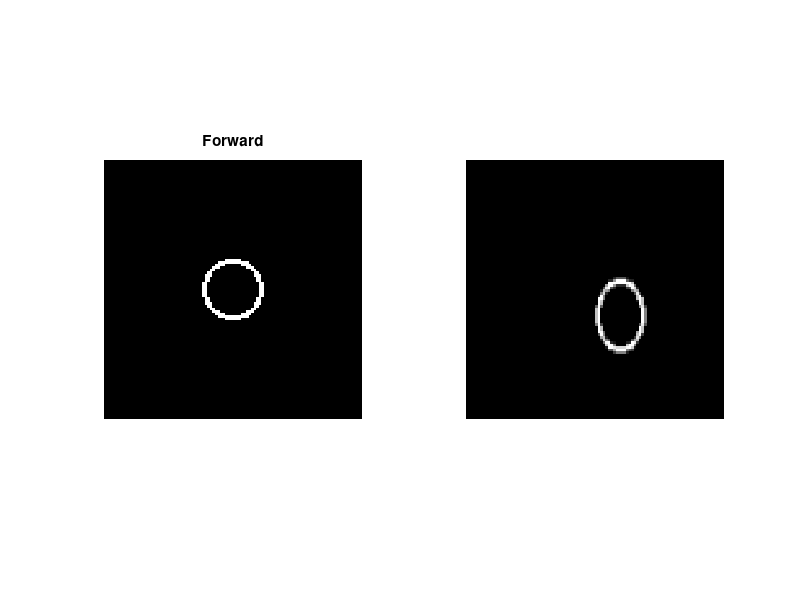
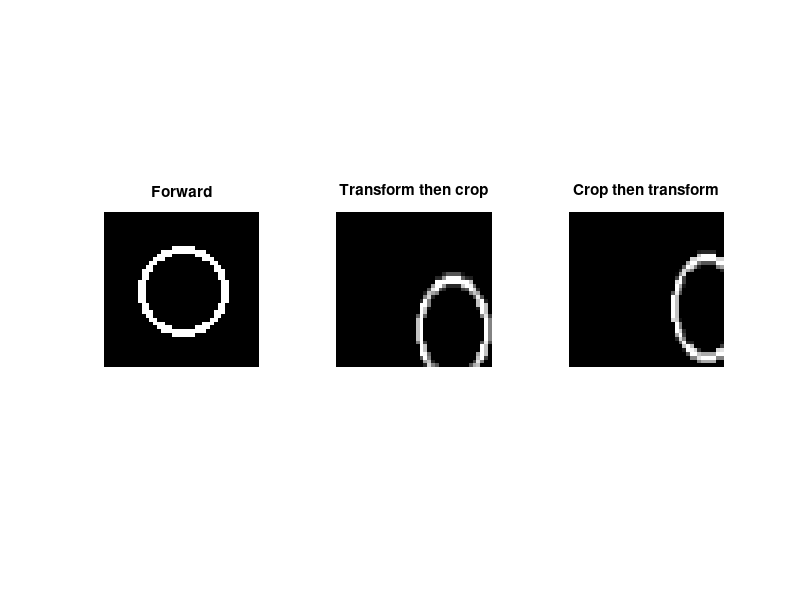

Source code (MATLAB) for these figures, in order: (Note: this script raises an error after producing the figures.)
function test_registration_sub_img
% Try to register a portion of an image and apply the transform matrix to
% the whole image

% By Daniel Golden (dgolden1 at stanford dot edu) August 2012
% $Id$

%% Setup
close all;

%% Make original image
x = (1:100) - 50.5;
y = x;

[X, Y] = meshgrid(x, y);
R = sqrt(X.^2 + Y.^2);

im1 = zeros(size(R));
im1(R > 10 & R < 12) = 1;

%% Make translated image
xform = [0.8 0 0
         0 1.2 0
         20 0 1];
tform = maketform('affine', xform);

im2 = imtransform(im1, tform, 'XData', [1 size(im1, 2)], 'YData', [1 size(im1, 1)]);

%% Plot
figure
s(1) = subplot(1, 2, 1);
imshow(im1, 'initialmagnification', 'fit');
title('Forward');
s(2) = subplot(1, 2, 2);
imshow(im2, 'initialmagnification', 'fit');
linkaxes(s);
zoom on;

%% Make sub-images
crop_x_idx = 30:70;
crop_y_idx = 30:70;

im1_sub = im1(crop_y_idx, crop_x_idx);
im2_sub = im2(crop_y_idx, crop_x_idx);
im2_sub_crop = imtransform(im1_sub, tform, 'XData', [1 size(im2_sub, 2)], 'YData', [1 size(im2_sub, 1)]);

figure
s(1) = subplot(1, 3, 1);
imshow(im1_sub, 'initialmagnification', 'fit');
title('Forward');
s(2) = subplot(1, 3, 2);
imshow(im2_sub, 'initialmagnification', 'fit');
title('Transform then crop');
s(3) = subplot(1, 3, 3);
imshow(im2_sub_crop, 'initialmagnification', 'fit');
title('Crop then transform');
linkaxes(s);
clear s;
zoom on;

%% Align sub-images
tform_inv = fliptform(tform);
% tform_inv = tform;
% tform_inv.tdata.T = tform.tdata.Tinv;
% tform_inv.tdata.Tinv = tform.tdata.T;
% tform_inv.forward_fcn = tform.inverse_fcn;
% tform_inv.inverse_fcn = tform.forward_fcn;

im2_sub_aligned_naive = imtransform(im2_sub, tform_inv, 'XData', [1 size(im2_sub, 2)], 'YData', [1 size(im2_sub, 1)]);
im2_sub_aligned_smart = imtransform(im2_sub, tform_inv, 'XData', crop_x_idx([1 end]), 'YData', crop_y_idx([1 end]), ...
  'UData', crop_x_idx([1 end]), 'VData', crop_y_idx([1 end]), 'XYScale', 1);
im2_sub_crop_aligned = imtransform(im2_sub_crop, tform_inv, 'XData', [1 size(im2_sub, 2)], 'YData', [1 size(im2_sub, 1)]);

figure
figure_grow(gcf, 1.5, 1);
s(1) = subplot(1, 4, 1);
imshow(im1_sub, 'initialmagnification', 'fit');
title('Reverse');
s(2) = subplot(1, 4, 2);
imshow(im2_sub_aligned_naive, 'initialmagnification', 'fit');
title('Transform, crop, inv-transform');
s(3) = subplot(1, 4, 3);
imshow(im2_sub_aligned_smart, 'initialmagnification', 'fit');
title('Transform, crop, smart inv-transform');
s(4) = subplot(1, 4, 4);
imshow(im2_sub_crop_aligned, 'initialmagnification', 'fit');
title('Crop, transform, inv-transform');
linkaxes(s);
clear s;
zoom on;

%% Align full images
im2_aligned = imtransform(im2, tform_inv, 'XData', [1 size(im2, 2)], 'YData', [1 size(im2, 1)]);

figure
s(1) = subplot(1, 2, 1);
imshow(im1, 'initialmagnification', 'fit');
title('Reverse');
s(2) = subplot(1, 2, 2);
imshow(im2_aligned, 'initialmagnification', 'fit');
linkaxes(s);
zoom on;

1;
